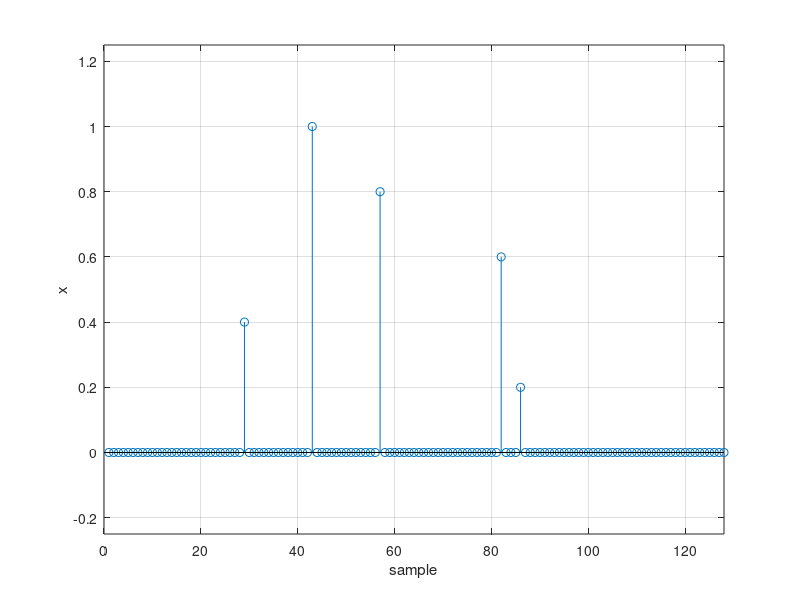
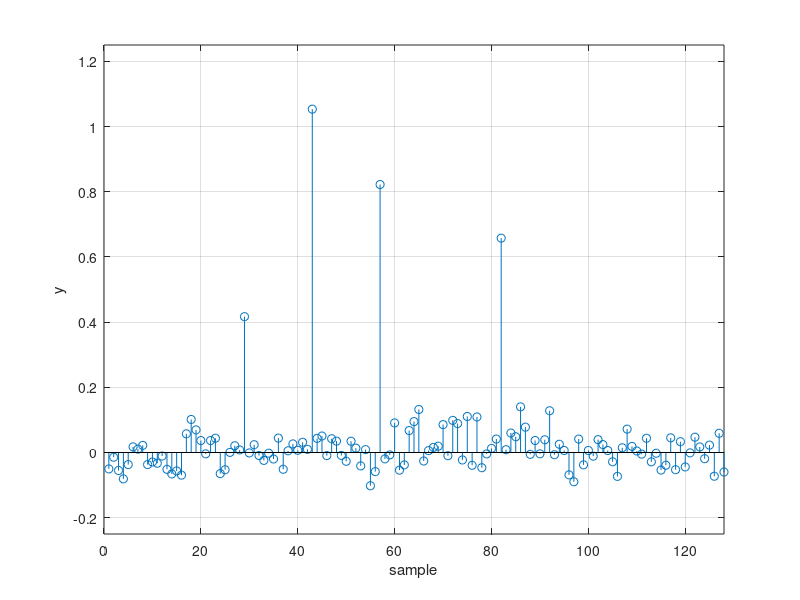
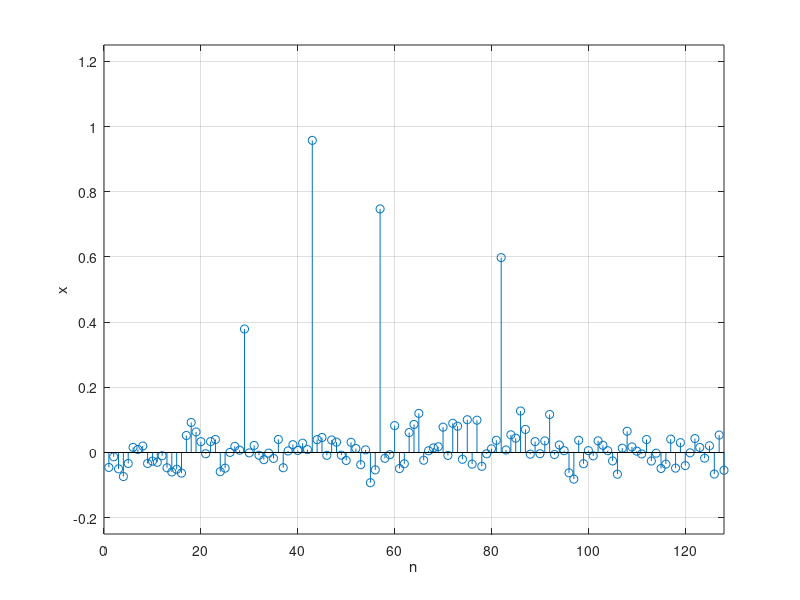

MATLAB code for these plots, in order: (Note: this script raises an error after producing the figures.)
% plots for talk at ohrid, june 2011, by Miki Lustig
% minor tweaks by Krishna Nayak
% demo 1

% Consider a 1D signal that we would like to measure
% in the presence of noise

% setup rand state and problem parameters
seedn = 11;
randn('state',seedn); rand('state',seedn);

n = 128;

% part (1) - sparse signals
disp('** Generate a sparse signal and corrupt it with Gaussian noise')
disp('Please hit any key to continue'), pause

x = [[1:5]/5 zeros(1,n-5)];
x = x(randperm(n));

figure(1);
stem(x);
grid on; xlabel('sample'); ylabel('x');
axis([0 128 -0.25 1.25]);

y = x + 0.05*randn(1,n);

figure(2);
stem(y);
grid on; xlabel('sample'); ylabel('y');
axis([0 128 -0.25 1.25]);

% l2 denoising
disp('** l2-denoising of the signal')
disp('Please hit any key to continue'), pause

lambda = 0.1;
xl2 = 1/(1+lambda)*y;

figure(3)
stem(xl2);
grid on; xlabel('n'); ylabel('x');
axis([0 128 -0.25 1.25]);

% soft threshold function
disp('** soft threshold function')
disp('Please hit any key to continue'), pause

lambda = 2;
u = [-10:0.01:10];
Su = SoftThresh(u,lambda);

figure(4);
plot(u,Su);
grid on; xlabel('u'); ylabel('Su');
axis([-10 10 -10 10]);

% l1-denoising
disp('** l1-denoising of the signal')
disp('Please hit any key to continue'), pause

lambda = 0.1;
xl1 = SoftThresh(y,lambda);

figure(5);
stem(xl1);
grid on; xlabel('n'); ylabel('x');
axis([0 128 -0.25 1.25]);
